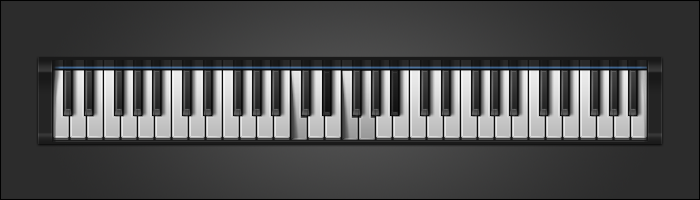
#> input picture exp/pressedkeyboard.png, 700 x 200 px
$ python edgedetect.py
#> lines starting #> are read from the running program, lines starting #| are printed output that depends on the picture; after the words box and inside, x2 and y2 are one past the last pixel; in counts of white or black regions, pixels touching at a corner belong together
# Python program to illustrate HoughLine
# method for line detection
import cv2
import numpy as np

# Reading the required image in
# which operations are to be done.
# Make sure that the image is in the same
# directory in which this python program is
img = cv2.imread('pressedkeyboard.png')
#> img is the input picture: shape (200, 700, 3); mean B, G, R 78.1, 77.8, 77.5

# Convert the img to grayscale
gray = cv2.cvtColor(img, cv2.COLOR_BGR2GRAY)
print(np.max(gray),np.min(gray))
#| 247 0
blur = gray
#blur = cv2.GaussianBlur(gray,(5,5),sigmaX=500,sigmaY=500)
#cv2.imwrite('linesDetectedblur.jpg', blur)

ret, thresh = cv2.threshold(blur,126,255,cv2.THRESH_BINARY)
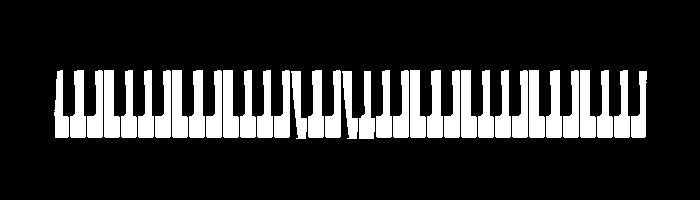
#> thresh: shape (200, 700); 17.8% white; 35 white regions, largest, box (x1, y1, x2, y2) and area: (104, 70, 120, 138) 809, (172, 70, 188, 138) 809, (223, 70, 239, 138) 809
cv2.imwrite('linesDetectededgesret.jpg', thresh)
# Apply edge detection method on the image
edges = cv2.Canny(thresh, 50, 150, apertureSize=3)
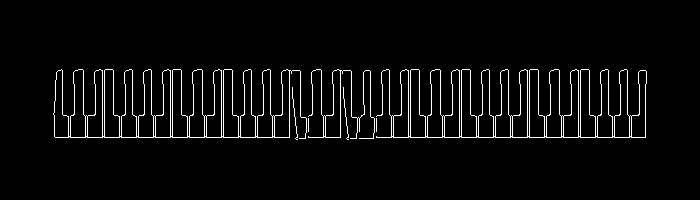
#> edges: shape (200, 700); 4% white in thin lines or dots, all inside (x1, y1, x2, y2) = (53, 69, 647, 140)
cv2.imwrite('linesDetectededges.jpg', edges)

# This returns an array of r and theta values
lines = cv2.HoughLines(edges, 1, np.pi/180, 200)
#> lines = [[137, 1.57], [115, 1.57]]

for r_theta in lines:
	arr = np.array(r_theta[0], dtype=np.float64)
	r, theta = arr
	# Stores the value of cos(theta) in a
	a = np.cos(theta)

	# Stores the value of sin(theta) in b
	b = np.sin(theta)

	# x0 stores the value rcos(theta)
	x0 = a*r

	# y0 stores the value rsin(theta)
	y0 = b*r

	# x1 stores the rounded off value of (rcos(theta)-1000sin(theta))
	x1 = int(x0 + 1000*(-b))

	# y1 stores the rounded off value of (rsin(theta)+1000cos(theta))
	y1 = int(y0 + 1000*(a))

	# x2 stores the rounded off value of (rcos(theta)+1000sin(theta))
	x2 = int(x0 - 1000*(-b))

	# y2 stores the rounded off value of (rsin(theta)-1000cos(theta))
	y2 = int(y0 - 1000*(a))

	# cv2.line draws a line in img from the point(x1,y1) to (x2,y2).
	# (0,0,255) denotes the colour of the line to be
	# drawn. In this case, it is red.
	cv2.line(img, (x1, y1), (x2, y2), (0, 0, 255), 2)
#> this loop made 2 passes
#> (r, theta, a, b, x0, y0, x1, y1) on passes 1 to 2: (137, 1.57, -4.37e-08, 1, -5.99e-06, 137, -1000, 136), (115, 1.57, -4.37e-08, 1, -5.03e-06, 115, -1000, 114)
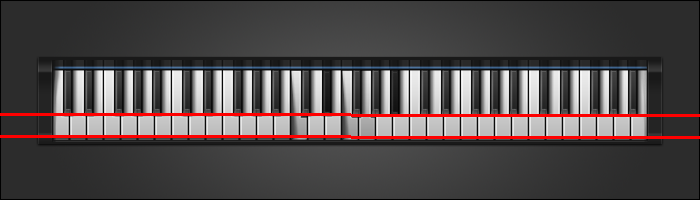
#> img: shape (200, 700, 3); 3% of pixels changed, all inside (x1, y1, x2, y2) = (0, 113, 700, 139)

# All the changes made in the input image are finally
# written on a new image houghlines.jpg
cv2.imwrite('linesDetected.jpg', img)
cv2.imwrite('linesDetectedgray.jpg', gray)

#hull = cv2.convexHull(edges)
#cv2.drawContours(img, [hull], -1, (255, 0, 0), 2)
# Display the final convex hull image
#cv2.imshow('ConvexHull', img)
#cv2.waitKey(0)
# The below for loop runs till r and theta values
# are in the range of the 2d array
#for r_theta in lines:
# 	arr = np.array(r_theta[0], dtype=np.float64)
# 	r, theta = arr
# 	# Stores the value of cos(theta) in a
# 	a = np.cos(theta)

# 	# Stores the value of sin(theta) in b
# 	b = np.sin(theta)

# 	# x0 stores the value rcos(theta)
# 	x0 = a*r

# 	# y0 stores the value rsin(theta)
# 	y0 = b*r

# 	# x1 stores the rounded off value of (rcos(theta)-1000sin(theta))
# 	x1 = int(x0 + 1000*(-b))

# 	# y1 stores the rounded off value of (rsin(theta)+1000cos(theta))
# 	y1 = int(y0 + 1000*(a))

# 	# x2 stores the rounded off value of (rcos(theta)+1000sin(theta))
# 	x2 = int(x0 - 1000*(-b))

# 	# y2 stores the rounded off value of (rsin(theta)-1000cos(theta))
# 	y2 = int(y0 - 1000*(a))

# 	# cv2.line draws a line in img from the point(x1,y1) to (x2,y2).
# 	# (0,0,255) denotes the colour of the line to be
# 	# drawn. In this case, it is red.
# 	cv2.line(img, (x1, y1), (x2, y2), (0, 0, 255), 2)

# # All the changes made in the input image are finally
# # written on a new image houghlines.jpg
# cv2.imwrite('linesDetected.jpg', img)
# cv2.imwrite('linesDetectedgray.jpg', gray)
